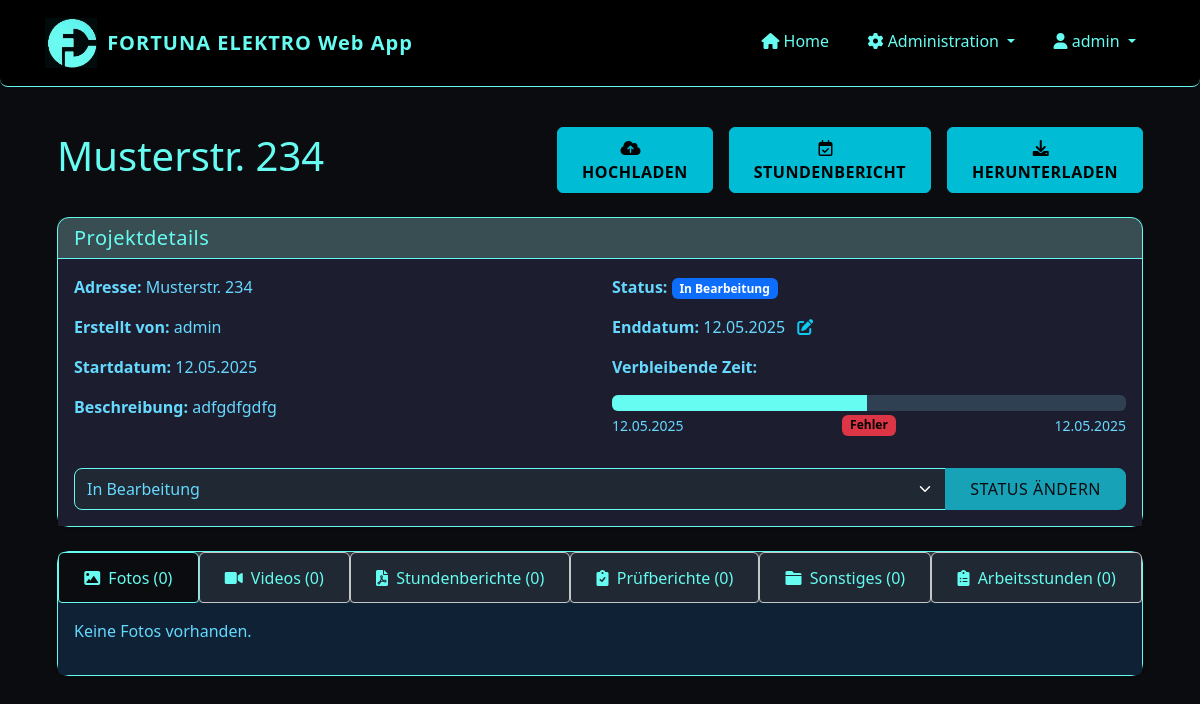
/project/3 (signed in), run on an earlier commit of the app's database.
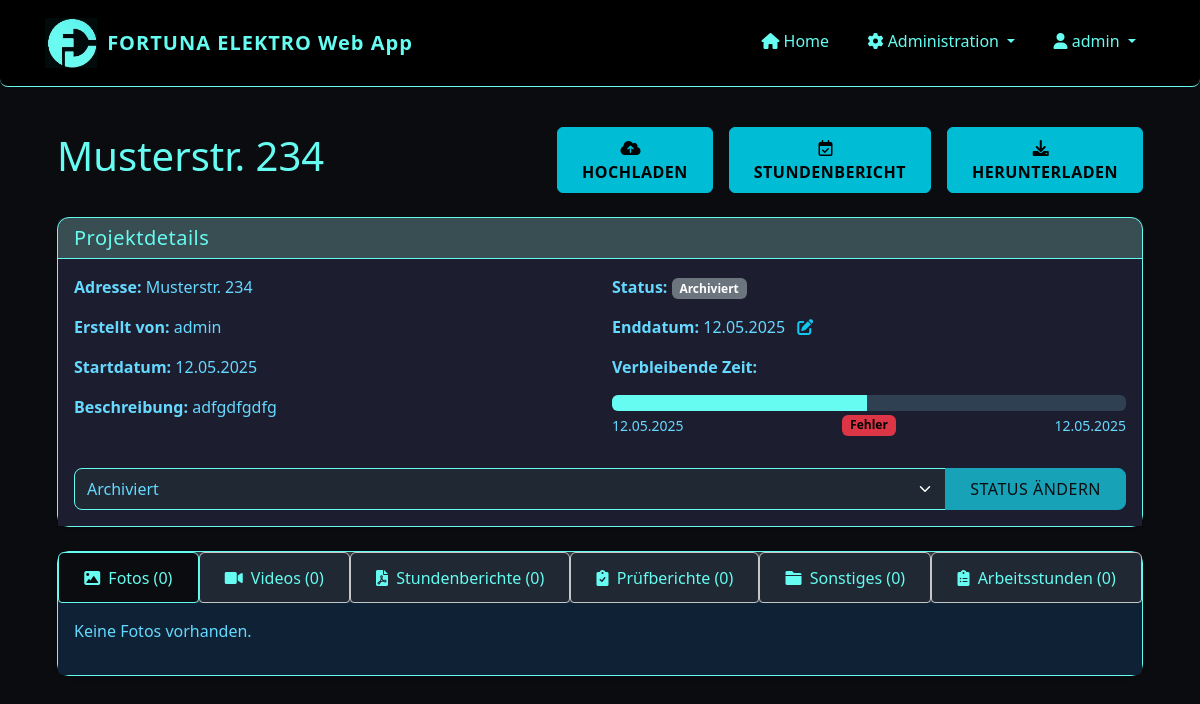
And on a later commit of the database.
### app/models/user.py (models this page shows, shortened)
class User(UserMixin, db.Model):
    id = db.Column(db.Integer, primary_key=True)
    username = db.Column(db.String(64), unique=True, nullable=False)
    password_hash = db.Column(db.String(128), nullable=False)
    password = None  # Virtual field for Flask-Admin, not stored in DB
    role = db.Column(db.String(20), nullable=False, default='installateur')  # 'admin' oder 'installateur'
    is_active = db.Column(db.Boolean, default=True)
    created_at = db.Column(db.DateTime, default=datetime.utcnow)
    projects = db.relationship('Project', backref='creator', lazy='dynamic')
    files = db.relationship('File', backref='uploader', lazy='dynamic')
    timesheets = db.relationship('Timesheet', backref='employee', lazy='dynamic')
    def is_admin(self):
        return self.role == 'admin'

### app/models/project.py (models this page shows, shortened)
class Project(db.Model):
    id = db.Column(db.Integer, primary_key=True)
    name = db.Column(db.String(128), nullable=False)  # Adresse als Projektname
    description = db.Column(db.Text)
    start_date = db.Column(db.DateTime, default=datetime.utcnow)
    end_date = db.Column(db.DateTime)
    status = db.Column(db.String(20), default='in_bearbeitung')  # 'in_bearbeitung', 'abgeschlossen', 'archiviert'
    creator_id = db.Column(db.Integer, db.ForeignKey('user.id'))
    files = db.relationship('File', backref='project', lazy='dynamic', cascade='all, delete-orphan')
    timesheets = db.relationship('Timesheet', backref='project', lazy='dynamic', cascade='all, delete-orphan')
    def get_remaining_hours(self):
        if not self.end_date:
            return None
        now = datetime.now()
        time_diff = self.end_date - now
        if time_diff.total_seconds() <= 0:
            return 0
        total_hours = time_diff.total_seconds() / 3600
        return round(total_hours, 1)  # Auf eine Dezimalstelle runden
    def get_progress_percentage(self):
        if not self.end_date or not self.start_date:
            return 0
        now = datetime.now()
        if isinstance(self.start_date, datetime) and isinstance(self.end_date, datetime):
            total_duration = (self.end_date - self.start_date).total_seconds()
            elapsed_time = (now - self.start_date).total_seconds()
        if elapsed_time >= total_duration:
            return 100
        progress = (elapsed_time / total_duration) * 100
        return round(progress, 1)  # Auf eine Dezimalstelle runden

### app/routes/projects.py (the view)
@projects.route('/project/<int:project_id>')
@login_required
def view_project(project_id):
    project = Project.query.get_or_404(project_id)
    status_form = ProjectStatusForm(obj=project)
    photos = project.files.filter_by(file_type='foto').all()
    videos = project.files.filter_by(file_type='video').all()
    timesheets = project.files.filter_by(file_type='stundenbericht').all()
    reports = project.files.filter_by(file_type='pruefbericht').all()
    other_files = project.files.filter_by(file_type='sonstiges').all()
    timesheets_data = project.timesheets.order_by(Timesheet.date.desc()).all()
    status_form = ProjectStatusForm()
    status_form.status.data = project.status
    end_date_form = ProjectEndDateForm()
    if project.end_date:
        end_date_form.end_date.data = project.end_date
    return render_template(
        'projects/view.html',
        title=project.name,
        project=project,
        photos=photos,
        videos=videos,
        timesheets=timesheets,
        reports=reports,
        other_files=other_files,
        timesheets_data=timesheets_data,
        status_form=status_form,
        end_date_form=end_date_form,
        now=datetime.now(),
    )

### app/templates/projects/view.html (shortened to what this page needs)
{% extends "base.html" %}
{% block content %}
<link rel="stylesheet" href="{{ url_for('static', filename='css/projects_view.css') }}">
<link href="https://cdnjs.cloudflare.com/ajax/libs/font-awesome/6.0.0/css/all.min.css" rel="stylesheet">
<div class="container-fluid py-3">
    <div class="row align-items-center mb-4">
        <div class="col-12 col-md-6 mb-3 mb-md-0">
        <h1 style="color: var(--accent)">{{ project.name }}</h1>
        </div>
        <div class="col-12 col-md-6">
        <div class="d-flex flex-column flex-sm-row gap-3 justify-content-start justify-content-md-end">
            <a href="{{ url_for('files.upload_file', project_id=project.id) }}" class="btn btn-status-change py-2">
            <i class="fas fa-cloud-upload-alt me-2"></i>
            HOCHLADEN
            </a>
            <a href="{{ url_for('timesheets.new_timesheet', project_id=project.id) }}" class="btn btn-status-change py-2">
            <i class="far fa-calendar-check me-2"></i>
            STUNDENBERICHT
            </a>
            <a href="{{ url_for('files.download_project', project_id=project.id) }}" class="btn btn-status-change py-2">
            <i class="fas fa-download me-2"></i>
            HERUNTERLADEN
            </a>
        </div>
        </div>
    </div>
  <div class="card mb-4 mt-3 shadow-sm">
      <div class="card-header">
          <h5 class="mb-0">Projektdetails</h5>
      </div>
      <div class="card-body" style="background-color: #1d1d30;">
          <div class="row">
              <div class="col-md-6">
                  <p><strong>Adresse:</strong> {{ project.name }}</p>
                  <p><strong>Erstellt von:</strong> {{ project.creator.username }}</p>
                  <p><strong>Startdatum:</strong> {{ project.start_date.strftime('%d.%m.%Y') }}</p>
                  <p><strong>Beschreibung:</strong> {{ project.description or 'Keine Beschreibung' }}</p>
              </div>
              <div class="col-md-6">
                  <p><strong>Status:</strong>
                      {% if project.status == 'in_bearbeitung' %}
                          <span class="badge bg-primary">In Bearbeitung</span>
                      {% elif project.status == 'archiviert' %}
                          <span class="badge bg-secondary">Archiviert</span>
                      {% endif %}
                  </p>
                  {% if project.end_date %}
                  <p>
                      <strong>Enddatum:</strong> {{ project.end_date.strftime('%d.%m.%Y') }}
                      <a href="#" data-bs-toggle="modal" data-bs-target="#changeEndDateModal_{{ project.id }}" title="Enddatum ändern" class="text-info">
                          <i class="fas fa-edit ms-2"></i>
                      </a>
                  </p>
                  <div class="countdown-container mt-2 mb-3">
                      <p><strong>Verbleibende Zeit:</strong></p>
                      <div class="progress" style="height: 16px; background-color: #2f4052;">
                          <div class="progress-bar" id="project-progress-bar" role="progressbar"
                              style="background-color: var(--accent); width: {{ project.get_progress_percentage() }}%;"
                              aria-valuenow="{{ project.get_progress_percentage() }}" aria-valuemin="0" aria-valuemax="100"></div>
                      </div>
                      <div class="d-flex justify-content-between mt-1">
                          <small class="text-muted">{{ project.start_date.strftime('%d.%m.%Y') }}</small>
                          <span id="countdown-timer" class="badge"  style="color: #000 !important; font-weight: bold;">
                          </span>
                          <small class="text-muted">{{ project.end_date.strftime('%d.%m.%Y') }}</small>
                      </div>
                  </div>
                  {% endif %}
              </div>
          </div>
          <div class="mt-3">
              <form method="POST" action="{{ url_for('projects.update_status', project_id=project.id) }}">
                  <div class="input-group">
                      {{ status_form.status(class="form-select") }}
                      <button type="submit" class="btn btn-primary">Status ändern</button>
                  </div>
              </form>
          </div>
      </div>
  </div>
  <div class="card shadow-sm">
    <div class="card-body p-0">
      <ul class="nav nav-tabs nav-fill" id="projectTabs" role="tablist">
          <li class="nav-item" role="presentation">
              <button class="nav-link active" id="photos-tab" data-bs-toggle="tab" data-bs-target="#photos" type="button" role="tab" aria-controls="photos" aria-selected="true" onclick="applyActiveTabStyle(this)">
                  <i class="fas fa-image me-1"></i> Fotos ({{ photos|length }})
              </button>
          </li>
          <li class="nav-item" role="presentation">
              <button class="nav-link" id="videos-tab" data-bs-toggle="tab" data-bs-target="#videos" type="button" role="tab" aria-controls="videos" aria-selected="false" onclick="applyActiveTabStyle(this)">
                  <i class="fas fa-video me-1"></i> Videos ({{ videos|length }})
              </button>
          </li>
          <li class="nav-item" role="presentation">
              <button class="nav-link" id="timesheets-tab" data-bs-toggle="tab" data-bs-target="#timesheets" type="button" role="tab" aria-controls="timesheets" aria-selected="false" onclick="applyActiveTabStyle(this)">
                  <i class="fas fa-file-pdf me-1"></i> Stundenberichte ({{ timesheets|length }})
              </button>
          </li>
          <li class="nav-item" role="presentation">
              <button class="nav-link" id="reports-tab" data-bs-toggle="tab" data-bs-target="#reports" type="button" role="tab" aria-controls="reports" aria-selected="false" onclick="applyActiveTabStyle(this)">
                  <i class="fas fa-clipboard-check me-1"></i> Prüfberichte ({{ reports|length }})
              </button>
          </li>
          <li class="nav-item" role="presentation">
              <button class="nav-link" id="other-tab" data-bs-toggle="tab" data-bs-target="#other" type="button" role="tab" aria-controls="other" aria-selected="false" onclick="applyActiveTabStyle(this)">
                  <i class="fas fa-folder me-1"></i> Sonstiges ({{ other_files|length }})
              </button>
          </li>
          <li class="nav-item" role="presentation">
              <button class="nav-link" id="timesheet-data-tab" data-bs-toggle="tab" data-bs-target="#timesheet-data" type="button" role="tab" aria-controls="timesheet-data" aria-selected="false" onclick="applyActiveTabStyle(this)">
                  <i class="fas fa-clipboard-list me-1"></i> Arbeitsstunden ({{ timesheets|length }})
              </button>
          </li>
      </ul>
      <div class="tab-content p-3" id="projectTabsContent">
      <div class="tab-pane fade show active" id="photos" role="tabpanel">
          <div class="row">
              {% if photos %}
                  {% for file in photos %}
                      {{ file_card(file, 'photo') }}
                  {% endfor %}
              {% else %}
                  <div class="col-12">
                      <p class="text-light">Keine Fotos vorhanden.</p>
                  </div>
              {% endif %}
          </div>
      </div>
    </div>
  </div>
</div>
{% endblock %}

### app/templates/base.html (shortened to what this page needs)
<!DOCTYPE html>
<html lang="de">
<head>
    <link href="https://cdn.jsdelivr.net/npm/bootstrap@5.3.0/dist/css/bootstrap.min.css" rel="stylesheet">
    <link rel="stylesheet" href="https://cdn.jsdelivr.net/npm/bootstrap-icons@1.11.1/font/bootstrap-icons.css">
    <link rel="stylesheet" href="https://cdnjs.cloudflare.com/ajax/libs/font-awesome/6.0.0/css/all.min.css">
    <link rel="stylesheet" href="{{ url_for('static', filename='css/responsive.css') }}">
</head>
<body>
    <nav class="navbar navbar-expand-lg navbar-dark mb-4">
        <div class="container">
            <a class="navbar-brand d-flex align-items-center" href="{{ url_for('dashboard.index') }}">
                <img src="{{ url_for('static', filename='img/logo1.jpg') }}" alt="Fortuna Elektro Logo">
                <span>FORTUNA ELEKTRO Web App</span>
            </a>
            <div class="collapse navbar-collapse" id="navbarNav">
                <ul class="navbar-nav ms-auto">
                    {% if current_user.is_authenticated %}
                        <li class="nav-item">
                            <a class="nav-link" href="{{ url_for('dashboard.index') }}">
                                <i class="fas fa-home"></i> Home
                            </a>
                        </li>
                        {% if current_user.is_authenticated and current_user.is_admin() %}
                            <li class="nav-item dropdown">
                                <a class="nav-link dropdown-toggle" href="#" role="button" data-bs-toggle="dropdown">
                                    <i class="fas fa-cog"></i> Administration
                                </a>
                            </li>
                        {% endif %}
                        <li class="nav-item dropdown">
                            <a class="nav-link dropdown-toggle" href="#" role="button" data-bs-toggle="dropdown">
                                <i class="fas fa-user"></i> {{ current_user.username }}
                            </a>
                        </li>
                    {% else %}
                        <li class="nav-item">
                            <a class="nav-link" href="{{ url_for('auth.login') }}">
                                <i class="fas fa-sign-in-alt"></i> Anmelden
                            </a>
                        </li>
                    {% endif %}
                </ul>
            </div>
        </div>
    </nav>
    <div class="container content-container">
        {% block content %}{% endblock %}
    </div>
</body>
</html>

What changed in the data, as far as the page shows it:
changed Project "Musterstr. 234": status "In Bearbeitung" → "Archiviert"
Also different on the page:
text no longer shown: "In Bearbeitung"
text now shown: "Archiviert"
